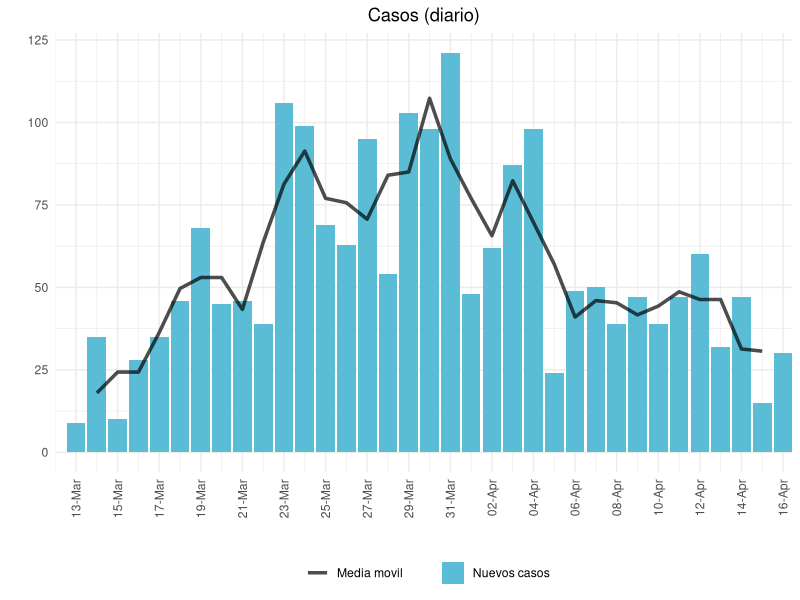
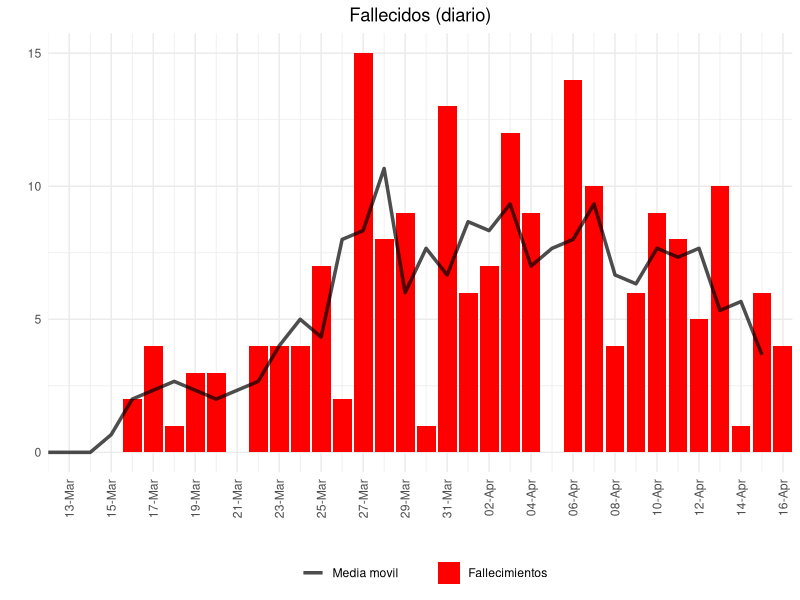
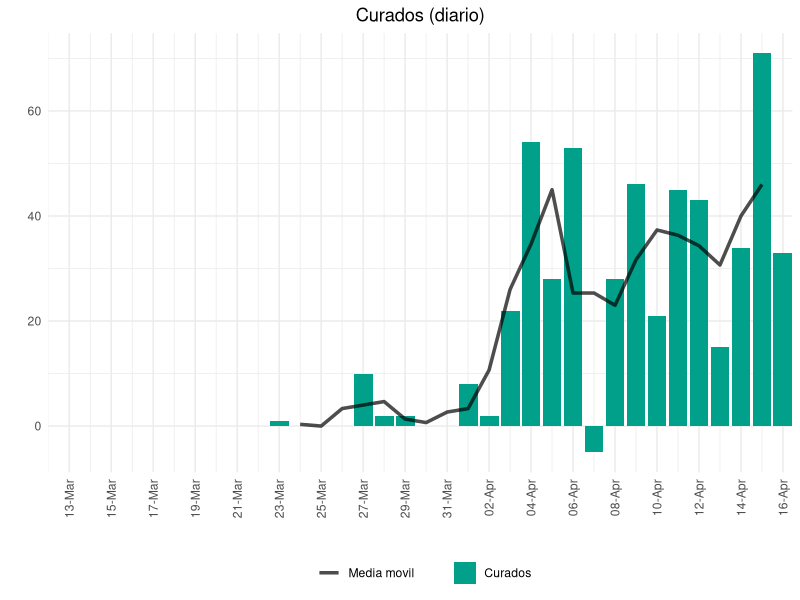
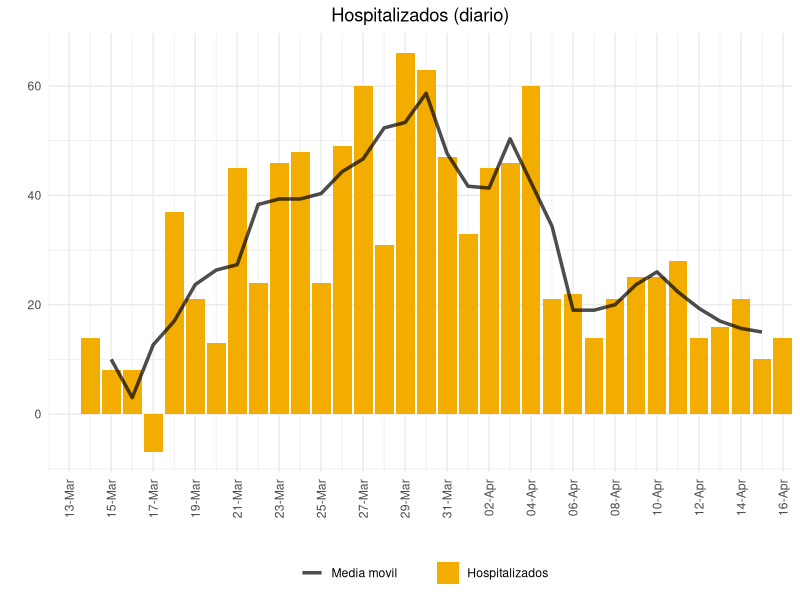
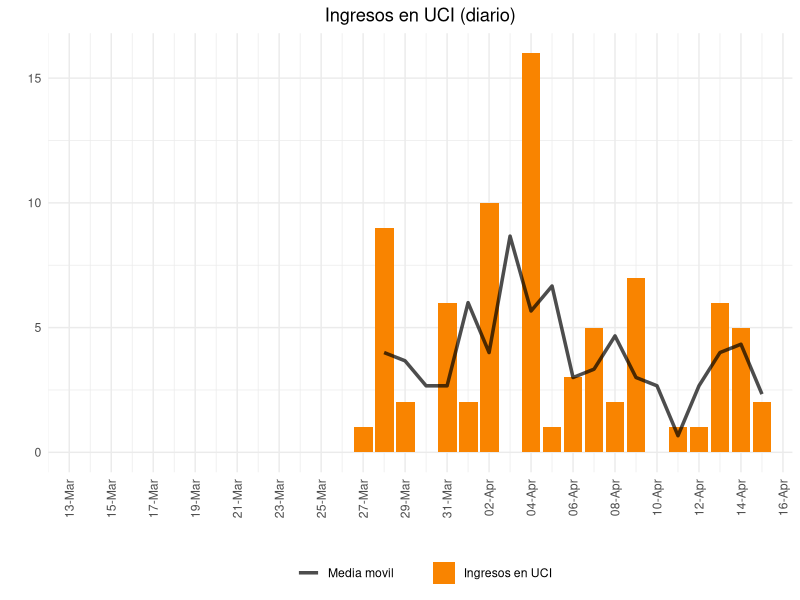
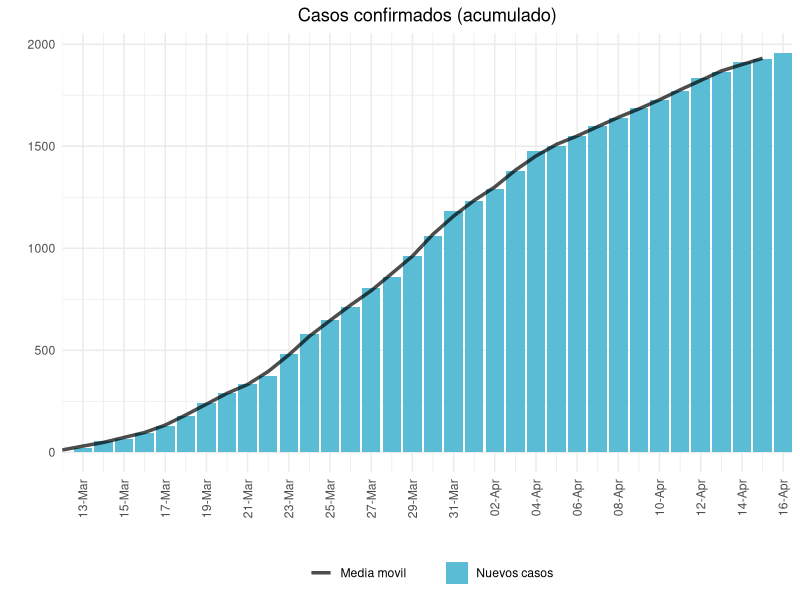
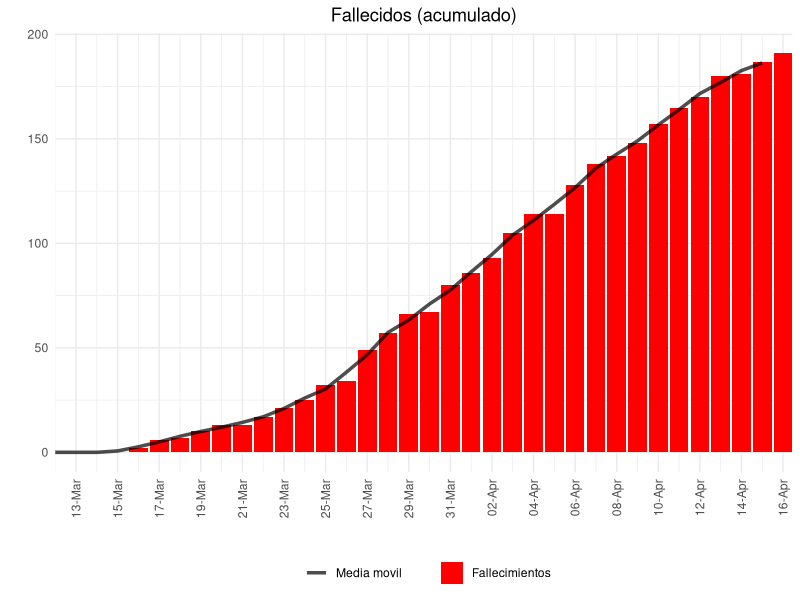
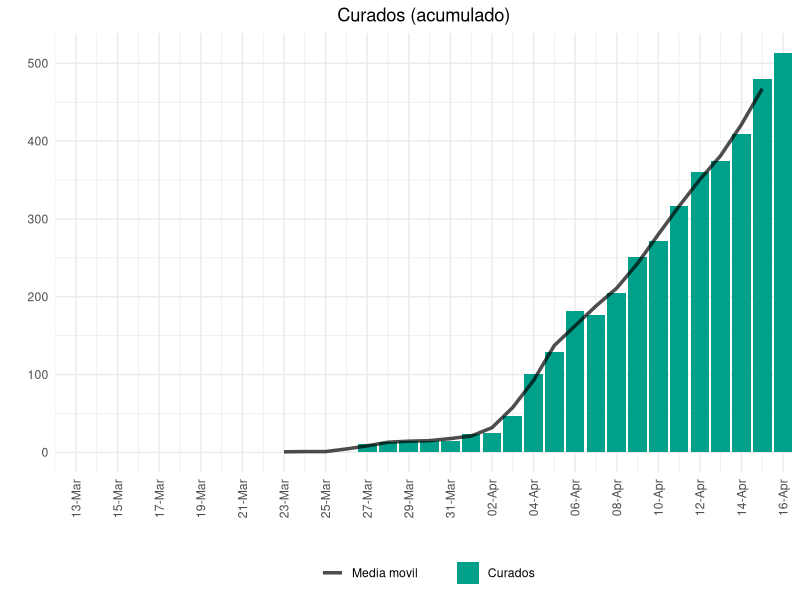

These charts were generated, in order, by the following R code:
## ---- chunk 1
knitr::opts_chunk$set(echo = TRUE)

library(ggplot2)

## ---- chunk 2

datos <- read.csv2('datos.csv', stringsAsFactors = FALSE)
datos$Fecha <- as.Date(datos$Fecha, format = '%d/%m/%Y')

## ---- chunk 3

# función de disgregación
diario <- function(datos, columna){
  aux <- datos[which(datos$Medida == columna),]
  aux <- aux[order(aux$Fecha, decreasing = FALSE),]
  aux$Valor[-1] <- aux$Valor[-1] - aux$Valor[-dim(aux)[1]]
  
  return(aux)
}

# función para calcular la media movil de n días
media_movil <- function(datos, dias){
  datos$Valor <- filter(datos$Valor, rep(1/dias, dias), sides=2)
  
  return(datos)
}

# función para dibujar la evolución diaria
evolucion <- function(datos, titulo, color){
  ggplot(datos, aes(x = Fecha, y = Valor)) +
  geom_col(fill = color) +
  scale_x_date(date_breaks = '2 days', date_labels = '%d-%b', limits = c(datos$Fecha[17], NA)) +
  labs(title = titulo, x = '', y = '') +
  theme_minimal() +
  theme(axis.text.x = element_text(angle = 90, vjust=0.5, hjust=1),
        plot.title = element_text(hjust = 0.5))
}

# función para dibujar la evolución diaria y media movil
evolucion_movil <- function(datos1, datos2, titulo, serie, color){
  ggplot() +
    geom_col(data=datos1, aes(x = Fecha, y = Valor, fill = serie)) +
    geom_line(data=datos2, aes(x = Fecha, y = Valor, color = 'Media movil'), alpha = 0.7, size = 1.2) +
    scale_fill_manual('', values = color) +
    scale_color_manual('', values = 'black') +
    scale_x_date(date_breaks = '2 days', date_labels = '%d-%b', limits = c(as.Date('12-03-2020', format = '%d-%m-%Y'), NA), expand = c(0,0)) +
    labs(title = titulo, x = '', y = '') +
    theme_minimal() +
    theme(axis.text.x = element_text(angle = 90, vjust=0.5, hjust=1),
          plot.title = element_text(hjust = 0.5),
          legend.position = 'bottom')
}

## ---- chunk 4

d_diarios <- datos[which(datos$Medida == 'Nuevos casos'),]

evolucion_movil(d_diarios, media_movil(d_diarios, 3), 'Casos (diario)', 'Nuevos casos', '#5BBCD6')

## ---- chunk 5

f_diarios <- diario(datos, 'Fallecimientos')

evolucion_movil(f_diarios, media_movil(f_diarios, 3), 'Fallecidos (diario)', 'Fallecimientos', '#FF0000')


## ---- chunk 6

c_diarios <- diario(datos, 'Curados')

evolucion_movil(c_diarios, media_movil(c_diarios, 3), 'Curados (diario)', 'Curados', '#00A08A')

## ---- chunk 7

h_diarios <- diario(datos, 'Hospitalizados')

evolucion_movil(h_diarios, media_movil(h_diarios, 3), 'Hospitalizados (diario)', 'Hospitalizados', '#F2AD00')

## ---- chunk 8

u_diarios <- diario(datos, 'Total UCI')

evolucion_movil(u_diarios, media_movil(u_diarios, 3), 'Ingresos en UCI (diario)', 'Ingresos en UCI', '#F98400')

## ---- chunk 9

d_diarios_a <- datos[which(datos$Medida == 'Confirmados'),]

evolucion_movil(d_diarios_a, media_movil(d_diarios_a, 3), 'Casos confirmados (acumulado)', 'Nuevos casos', '#5BBCD6')

## ---- chunk 10

f_diarios_a <- datos[which(datos$Medida == 'Fallecimientos'),]

evolucion_movil(f_diarios_a, media_movil(f_diarios_a, 3), 'Fallecidos (acumulado)', 'Fallecimientos', '#FF0000')


## ---- chunk 11

c_diarios_a <- datos[which(datos$Medida == 'Curados'),]

evolucion_movil(c_diarios_a, media_movil(c_diarios_a, 3), 'Curados (acumulado)', 'Curados', '#00A08A')

## ---- chunk 12

h_diarios_a <- datos[which(datos$Medida == 'Hospitalizados'),]

evolucion_movil(h_diarios_a, media_movil(h_diarios_a, 3), 'Hospitalizados (acumulado)', 'Hospitalizados', '#F2AD00')

## ---- chunk 13

u_diarios_a <- datos[which(datos$Medida == 'Total UCI'),]

evolucion_movil(u_diarios_a, media_movil(u_diarios_a, 3), 'Ingresos en UCI (acumulado)', 'Ingresos en UCI', '#F98400')

